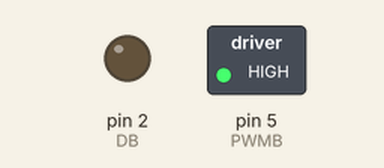
This sketch was run on a simulated Arduino Uno, built with avr-gcc and run on an emulated ATmega328P. On the bench: switched loads named in the sketch (green lamp = pin HIGH), output pins drawn as LEDs (lit = HIGH). Dashed ring = blinking.

Above: at 0.5 s.
At 2.5 s:
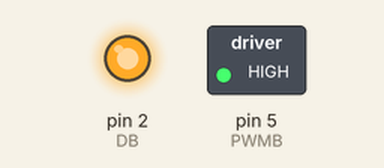
Timing chart, 0 to 5.2 s (numbered marks = the images above):
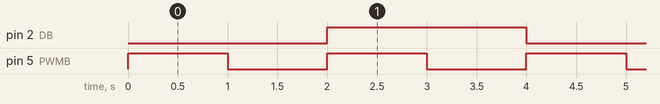

The sketch:

shield_l293.ino
```cpp
#define PWMB 5
#define DB 2

void setup() {
  pinMode(PWMB, OUTPUT);
  pinMode(DB, OUTPUT);
}

void loop() {
  digitalWrite(DB, LOW); // set direction to forward
  analogWrite(PWMB, 255); // set speed to maximum
  delay(1000); // wait for 1 second
  analogWrite(PWMB, 0); // set speed to 0
  delay(1000); // wait for 1 second
  digitalWrite(DB, HIGH); // set direction to backward
  analogWrite(PWMB, 255); // set speed to maximum
  delay(1000); // wait for 1 second
  analogWrite(PWMB, 0); // set speed to 0
  delay(1000); // wait for 1 second
}
```

Measured:
- by itself, pin 2 (DB): alternates HIGH for 2.0 s and LOW for 2.0 s
- by itself, pin 5 (PWMB): alternates HIGH for 1.0 s and LOW for 1.0 s
- by itself, everything shown: repeats every 4.0 s, in 4 steps
